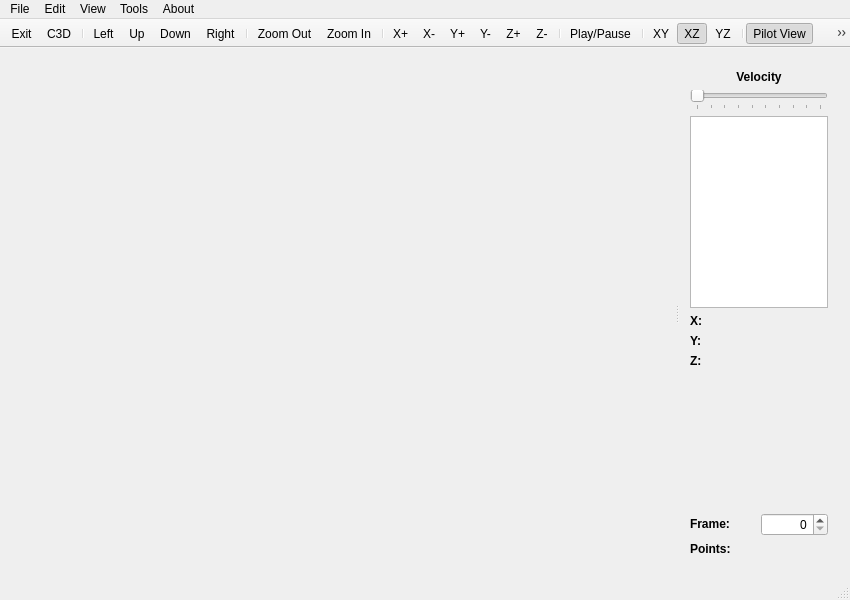
<?xml version="1.0" encoding="UTF-8"?>
<ui version="4.0">
 <class>MainWindow</class>
 <widget class="QMainWindow" name="MainWindow">
  <property name="geometry">
   <rect>
    <x>0</x>
    <y>0</y>
    <width>850</width>
    <height>600</height>
   </rect>
  </property>
  <property name="minimumSize">
   <size>
    <width>850</width>
    <height>600</height>
   </size>
  </property>
  <property name="windowTitle">
   <string>Crabs3D v1.22</string>
  </property>
  <property name="windowIcon">
   <iconset resource="resource.qrc">
    <normaloff>:/res/resource/Crabs3D/logo/crabs_3d.png</normaloff>:/res/resource/Crabs3D/logo/crabs_3d.png</iconset>
  </property>
  <widget class="QWidget" name="centralWidget">
   <layout class="QHBoxLayout" name="horizontalLayout_2">
    <item>
     <widget class="QLabel" name="spaceLabel">
      <property name="text">
       <string/>
      </property>
     </widget>
    </item>
    <item>
     <widget class="QLabel" name="clockLabel">
      <property name="font">
       <font>
        <family>Z003</family>
        <pointsize>10</pointsize>
        <weight>75</weight>
        <italic>true</italic>
        <bold>true</bold>
       </font>
      </property>
      <property name="text">
       <string/>
      </property>
     </widget>
    </item>
    <item>
     <widget class="QSplitter" name="splitter">
      <property name="orientation">
       <enum>Qt::Horizontal</enum>
      </property>
      <widget class="GLWidget" name="GraphicWidget" native="true">
       <property name="minimumSize">
        <size>
         <width>640</width>
         <height>0</height>
        </size>
       </property>
       <property name="cursor">
        <cursorShape>CrossCursor</cursorShape>
       </property>
       <property name="mouseTracking">
        <bool>true</bool>
       </property>
       <property name="tabletTracking">
        <bool>false</bool>
       </property>
       <property name="focusPolicy">
        <enum>Qt::ClickFocus</enum>
       </property>
       <property name="contextMenuPolicy">
        <enum>Qt::DefaultContextMenu</enum>
       </property>
      </widget>
      <widget class="QWidget" name="ToolWidget" native="true">
       <property name="maximumSize">
        <size>
         <width>300</width>
         <height>16777215</height>
        </size>
       </property>
       <layout class="QVBoxLayout" name="verticalLayout">
        <item>
         <layout class="QVBoxLayout" name="verticalLayout_2">
          <item>
           <widget class="QLabel" name="VelovityLabel">
            <property name="text">
             <string>&lt;b&gt;Velocity&lt;b&gt;</string>
            </property>
            <property name="alignment">
             <set>Qt::AlignCenter</set>
            </property>
           </widget>
          </item>
          <item>
           <widget class="QSlider" name="Velocity">
            <property name="minimum">
             <number>1</number>
            </property>
            <property name="maximum">
             <number>10</number>
            </property>
            <property name="orientation">
             <enum>Qt::Horizontal</enum>
            </property>
            <property name="tickPosition">
             <enum>QSlider::TicksBelow</enum>
            </property>
            <property name="tickInterval">
             <number>1</number>
            </property>
           </widget>
          </item>
         </layout>
        </item>
        <item>
         <widget class="QListWidget" name="clusterList">
          <property name="sortingEnabled">
           <bool>false</bool>
          </property>
         </widget>
        </item>
        <item>
         <layout class="QHBoxLayout" name="horizontalLayout_4">
          <item>
           <widget class="QLabel" name="X_label">
            <property name="text">
             <string>&lt;b&gt;X:&lt;/b&gt;</string>
            </property>
           </widget>
          </item>
          <item>
           <widget class="QLabel" name="X_coord">
            <property name="text">
             <string/>
            </property>
           </widget>
          </item>
         </layout>
        </item>
        <item>
         <layout class="QHBoxLayout" name="horizontalLayout_5">
          <item>
           <widget class="QLabel" name="Y_label">
            <property name="text">
             <string>&lt;b&gt;Y:&lt;/b&gt;</string>
            </property>
           </widget>
          </item>
          <item>
           <widget class="QLabel" name="Y_coord">
            <property name="text">
             <string/>
            </property>
           </widget>
          </item>
         </layout>
        </item>
        <item>
         <layout class="QHBoxLayout" name="horizontalLayout_6">
          <item>
           <widget class="QLabel" name="Z_label">
            <property name="text">
             <string>&lt;b&gt;Z:&lt;/b&gt;</string>
            </property>
           </widget>
          </item>
          <item>
           <widget class="QLabel" name="Z_coord">
            <property name="text">
             <string/>
            </property>
           </widget>
          </item>
         </layout>
        </item>
        <item>
         <spacer name="verticalSpacer">
          <property name="orientation">
           <enum>Qt::Vertical</enum>
          </property>
          <property name="sizeHint" stdset="0">
           <size>
            <width>20</width>
            <height>40</height>
           </size>
          </property>
         </spacer>
        </item>
        <item>
         <layout class="QHBoxLayout" name="horizontalLayout_3">
          <item>
           <widget class="QLabel" name="frameLabel">
            <property name="text">
             <string>&lt;html&gt;&lt;head/&gt;&lt;body&gt;&lt;p&gt;&lt;span style=&quot; font-weight:600;&quot;&gt;Frame:&lt;/span&gt;&lt;/p&gt;&lt;/body&gt;&lt;/html&gt;</string>
            </property>
           </widget>
          </item>
          <item>
           <widget class="QSpinBox" name="currentFrame">
            <property name="alignment">
             <set>Qt::AlignRight|Qt::AlignTrailing|Qt::AlignVCenter</set>
            </property>
            <property name="maximum">
             <number>1000000</number>
            </property>
           </widget>
          </item>
         </layout>
        </item>
        <item>
         <layout class="QHBoxLayout" name="horizontalLayout">
          <item>
           <widget class="QLabel" name="pointsNumLbel">
            <property name="text">
             <string>&lt;html&gt;&lt;head/&gt;&lt;body&gt;&lt;p&gt;&lt;span style=&quot; font-weight:600;&quot;&gt;Points: &lt;/span&gt;&lt;/p&gt;&lt;/body&gt;&lt;/html&gt;</string>
            </property>
           </widget>
          </item>
          <item>
           <widget class="QLabel" name="numberOfPoints">
            <property name="layoutDirection">
             <enum>Qt::LeftToRight</enum>
            </property>
            <property name="frameShape">
             <enum>QFrame::NoFrame</enum>
            </property>
            <property name="frameShadow">
             <enum>QFrame::Plain</enum>
            </property>
            <property name="text">
             <string/>
            </property>
            <property name="alignment">
             <set>Qt::AlignCenter</set>
            </property>
           </widget>
          </item>
         </layout>
        </item>
       </layout>
      </widget>
     </widget>
    </item>
   </layout>
  </widget>
  <widget class="QMenuBar" name="menuBar">
   <property name="geometry">
    <rect>
     <x>0</x>
     <y>0</y>
     <width>850</width>
     <height>19</height>
    </rect>
   </property>
   <widget class="QMenu" name="menuFile">
    <property name="title">
     <string>File</string>
    </property>
    <widget class="QMenu" name="menuImport">
     <property name="title">
      <string>Import</string>
     </property>
     <addaction name="actionC3D"/>
    </widget>
    <widget class="QMenu" name="menuExport">
     <property name="title">
      <string>Export</string>
     </property>
     <widget class="QMenu" name="menuC3D">
      <property name="title">
       <string>C3D</string>
      </property>
      <widget class="QMenu" name="menuData">
       <property name="title">
        <string>Data</string>
       </property>
       <addaction name="actionPoint_csv"/>
       <addaction name="actionAnalog_csv"/>
      </widget>
      <addaction name="actionHeader"/>
      <addaction name="actionParameter"/>
      <addaction name="menuData"/>
     </widget>
     <widget class="QMenu" name="menuCloud">
      <property name="title">
       <string>Cloud</string>
      </property>
      <addaction name="actionCloudSet_Parameters"/>
      <addaction name="actionCloudCSV"/>
      <addaction name="actionPrintClusters"/>
     </widget>
     <addaction name="menuC3D"/>
     <addaction name="menuCloud"/>
    </widget>
    <addaction name="menuImport"/>
    <addaction name="menuExport"/>
    <addaction name="separator"/>
    <addaction name="actionExit"/>
   </widget>
   <widget class="QMenu" name="menuEdit">
    <property name="title">
     <string>Edit</string>
    </property>
    <addaction name="actionUnits"/>
    <addaction name="actionClusters"/>
    <addaction name="actionPoint_List"/>
   </widget>
   <widget class="QMenu" name="menuView">
    <property name="title">
     <string>View</string>
    </property>
    <widget class="QMenu" name="menuMove">
     <property name="title">
      <string>Move</string>
     </property>
     <addaction name="actionUp"/>
     <addaction name="actionDown"/>
     <addaction name="actionLeft"/>
     <addaction name="actionRight"/>
     <addaction name="actionFront"/>
     <addaction name="actionBack"/>
    </widget>
    <widget class="QMenu" name="menuRotate">
     <property name="title">
      <string>Rotate Scene</string>
     </property>
     <addaction name="actionXp"/>
     <addaction name="actionXm"/>
     <addaction name="actionYp"/>
     <addaction name="actionYm"/>
     <addaction name="actionZp"/>
     <addaction name="actionZm"/>
    </widget>
    <widget class="QMenu" name="menuZoom">
     <property name="title">
      <string>Zoom</string>
     </property>
     <addaction name="actionZoom_In"/>
     <addaction name="actionZoom_Out"/>
    </widget>
    <widget class="QMenu" name="menuGrid">
     <property name="title">
      <string>Grid</string>
     </property>
     <addaction name="actionXY"/>
     <addaction name="actionXZ"/>
     <addaction name="actionYZ"/>
    </widget>
    <widget class="QMenu" name="menuSet_View">
     <property name="title">
      <string>Set View</string>
     </property>
     <addaction name="actionPilot_View"/>
     <addaction name="actionPolar_View"/>
    </widget>
    <addaction name="menuMove"/>
    <addaction name="menuRotate"/>
    <addaction name="menuZoom"/>
    <addaction name="menuSet_View"/>
    <addaction name="actionResetView"/>
    <addaction name="separator"/>
    <addaction name="actionPlay_Pause"/>
    <addaction name="separator"/>
    <addaction name="menuGrid"/>
   </widget>
   <widget class="QMenu" name="menuTools">
    <property name="title">
     <string>Tools</string>
    </property>
    <widget class="QMenu" name="menuError_Remover">
     <property name="title">
      <string>Noise Remover</string>
     </property>
     <addaction name="actionAccumulated_Error_Remover"/>
     <addaction name="actionMin_Nearest_Neighbour_Remover"/>
     <addaction name="separator"/>
     <addaction name="actionResetPointCloud"/>
     <addaction name="separator"/>
     <addaction name="actionFix_Cloud_Irreversible"/>
     <addaction name="actionFix_Cloud_Weighted_Linear_Irreversible"/>
    </widget>
    <widget class="QMenu" name="menuClassification">
     <property name="title">
      <string>Classification</string>
     </property>
     <widget class="QMenu" name="menuK_Means">
      <property name="title">
       <string>K_Means</string>
      </property>
      <addaction name="actionKMeansSet_Parameters"/>
      <addaction name="actionKMeansRun"/>
     </widget>
     <addaction name="menuK_Means"/>
    </widget>
    <addaction name="menuError_Remover"/>
    <addaction name="menuClassification"/>
    <addaction name="separator"/>
    <addaction name="actionCrabs_Editor"/>
   </widget>
   <widget class="QMenu" name="menuAbout">
    <property name="title">
     <string>About</string>
    </property>
    <addaction name="actionAbout_Crabs3D"/>
   </widget>
   <addaction name="menuFile"/>
   <addaction name="menuEdit"/>
   <addaction name="menuView"/>
   <addaction name="menuTools"/>
   <addaction name="menuAbout"/>
  </widget>
  <widget class="QToolBar" name="mainToolBar">
   <property name="windowTitle">
    <string>Command Toolbar</string>
   </property>
   <property name="toolTip">
    <string/>
   </property>
   <property name="movable">
    <bool>false</bool>
   </property>
   <attribute name="toolBarArea">
    <enum>TopToolBarArea</enum>
   </attribute>
   <attribute name="toolBarBreak">
    <bool>false</bool>
   </attribute>
   <addaction name="actionExit"/>
   <addaction name="actionC3D"/>
   <addaction name="separator"/>
   <addaction name="actionLeft"/>
   <addaction name="actionUp"/>
   <addaction name="actionDown"/>
   <addaction name="actionRight"/>
   <addaction name="separator"/>
   <addaction name="actionZoom_Out"/>
   <addaction name="actionZoom_In"/>
   <addaction name="separator"/>
   <addaction name="actionXp"/>
   <addaction name="actionXm"/>
   <addaction name="actionYp"/>
   <addaction name="actionYm"/>
   <addaction name="actionZp"/>
   <addaction name="actionZm"/>
   <addaction name="separator"/>
   <addaction name="actionPlay_Pause"/>
   <addaction name="separator"/>
   <addaction name="actionXY"/>
   <addaction name="actionXZ"/>
   <addaction name="actionYZ"/>
   <addaction name="separator"/>
   <addaction name="actionPilot_View"/>
   <addaction name="actionPolar_View"/>
  </widget>
  <widget class="QStatusBar" name="statusBar"/>
  <action name="actionExit">
   <property name="icon">
    <iconset resource="resource.qrc">
     <normaloff>:/res/resource/Crabs3D/toolbar/exit.jpg</normaloff>:/res/resource/Crabs3D/toolbar/exit.jpg</iconset>
   </property>
   <property name="text">
    <string>Exit</string>
   </property>
   <property name="shortcut">
    <string>Ctrl+E</string>
   </property>
  </action>
  <action name="actionUnits">
   <property name="text">
    <string>Units</string>
   </property>
  </action>
  <action name="actionClusters">
   <property name="text">
    <string>Clusters</string>
   </property>
  </action>
  <action name="actionUp">
   <property name="icon">
    <iconset resource="resource.qrc">
     <normaloff>:/res/resource/Crabs3D/view/up.png</normaloff>:/res/resource/Crabs3D/view/up.png</iconset>
   </property>
   <property name="text">
    <string>Up</string>
   </property>
   <property name="shortcut">
    <string>Ctrl+Up</string>
   </property>
  </action>
  <action name="actionDown">
   <property name="icon">
    <iconset resource="resource.qrc">
     <normaloff>:/res/resource/Crabs3D/view/down.png</normaloff>:/res/resource/Crabs3D/view/down.png</iconset>
   </property>
   <property name="text">
    <string>Down</string>
   </property>
   <property name="shortcut">
    <string>Ctrl+Down</string>
   </property>
  </action>
  <action name="actionLeft">
   <property name="icon">
    <iconset resource="resource.qrc">
     <normaloff>:/res/resource/Crabs3D/view/left.png</normaloff>:/res/resource/Crabs3D/view/left.png</iconset>
   </property>
   <property name="text">
    <string>Left</string>
   </property>
   <property name="shortcut">
    <string>Left</string>
   </property>
  </action>
  <action name="actionRight">
   <property name="icon">
    <iconset resource="resource.qrc">
     <normaloff>:/res/resource/Crabs3D/view/right.png</normaloff>:/res/resource/Crabs3D/view/right.png</iconset>
   </property>
   <property name="text">
    <string>Right</string>
   </property>
   <property name="shortcut">
    <string>Right</string>
   </property>
  </action>
  <action name="actionFront">
   <property name="text">
    <string>Front</string>
   </property>
   <property name="shortcut">
    <string>Up</string>
   </property>
  </action>
  <action name="actionBack">
   <property name="text">
    <string>Back</string>
   </property>
   <property name="shortcut">
    <string>Down</string>
   </property>
  </action>
  <action name="actionXp">
   <property name="icon">
    <iconset resource="resource.qrc">
     <normaloff>:/res/resource/Crabs3D/view/rotXp.png</normaloff>:/res/resource/Crabs3D/view/rotXp.png</iconset>
   </property>
   <property name="text">
    <string>X+</string>
   </property>
   <property name="shortcut">
    <string>Ctrl+2</string>
   </property>
  </action>
  <action name="actionXm">
   <property name="icon">
    <iconset resource="resource.qrc">
     <normaloff>:/res/resource/Crabs3D/view/rotXm.png</normaloff>:/res/resource/Crabs3D/view/rotXm.png</iconset>
   </property>
   <property name="text">
    <string>X-</string>
   </property>
   <property name="shortcut">
    <string>Ctrl+8</string>
   </property>
  </action>
  <action name="actionYp">
   <property name="icon">
    <iconset resource="resource.qrc">
     <normaloff>:/res/resource/Crabs3D/view/rotYp.png</normaloff>:/res/resource/Crabs3D/view/rotYp.png</iconset>
   </property>
   <property name="text">
    <string>Y+</string>
   </property>
   <property name="shortcut">
    <string>Ctrl+4</string>
   </property>
  </action>
  <action name="actionYm">
   <property name="icon">
    <iconset resource="resource.qrc">
     <normaloff>:/res/resource/Crabs3D/view/rotYm.png</normaloff>:/res/resource/Crabs3D/view/rotYm.png</iconset>
   </property>
   <property name="text">
    <string>Y-</string>
   </property>
   <property name="shortcut">
    <string>Ctrl+6</string>
   </property>
  </action>
  <action name="actionZp">
   <property name="icon">
    <iconset resource="resource.qrc">
     <normaloff>:/res/resource/Crabs3D/view/rotZp.png</normaloff>:/res/resource/Crabs3D/view/rotZp.png</iconset>
   </property>
   <property name="text">
    <string>Z+</string>
   </property>
   <property name="shortcut">
    <string>Ctrl+9</string>
   </property>
  </action>
  <action name="actionZm">
   <property name="icon">
    <iconset resource="resource.qrc">
     <normaloff>:/res/resource/Crabs3D/view/rotZm.png</normaloff>:/res/resource/Crabs3D/view/rotZm.png</iconset>
   </property>
   <property name="text">
    <string>Z-</string>
   </property>
   <property name="shortcut">
    <string>Ctrl+1</string>
   </property>
  </action>
  <action name="actionZoom_In">
   <property name="icon">
    <iconset resource="resource.qrc">
     <normaloff>:/res/resource/Crabs3D/view/zoom_in.png</normaloff>:/res/resource/Crabs3D/view/zoom_in.png</iconset>
   </property>
   <property name="text">
    <string>Zoom In</string>
   </property>
  </action>
  <action name="actionZoom_Out">
   <property name="icon">
    <iconset resource="resource.qrc">
     <normaloff>:/res/resource/Crabs3D/view/zoom_out.png</normaloff>:/res/resource/Crabs3D/view/zoom_out.png</iconset>
   </property>
   <property name="text">
    <string>Zoom Out</string>
   </property>
  </action>
  <action name="actionAbout_Crabs3D">
   <property name="icon">
    <iconset resource="resource.qrc">
     <normaloff>:/res/resource/Crabs3D/logo/crabs_3d.png</normaloff>:/res/resource/Crabs3D/logo/crabs_3d.png</iconset>
   </property>
   <property name="text">
    <string>About Crabs3D</string>
   </property>
  </action>
  <action name="actionPlay_Pause">
   <property name="icon">
    <iconset resource="resource.qrc">
     <normaloff>:/res/resource/Crabs3D/view/play_pause.png</normaloff>:/res/resource/Crabs3D/view/play_pause.png</iconset>
   </property>
   <property name="text">
    <string>Play/Pause</string>
   </property>
   <property name="shortcut">
    <string>F1</string>
   </property>
  </action>
  <action name="actionXY">
   <property name="checkable">
    <bool>true</bool>
   </property>
   <property name="enabled">
    <bool>true</bool>
   </property>
   <property name="icon">
    <iconset resource="resource.qrc">
     <normaloff>:/res/resource/Crabs3D/view/grid_yellow.png</normaloff>:/res/resource/Crabs3D/view/grid_yellow.png</iconset>
   </property>
   <property name="text">
    <string>XY</string>
   </property>
   <property name="shortcut">
    <string>F2</string>
   </property>
  </action>
  <action name="actionXZ">
   <property name="checkable">
    <bool>true</bool>
   </property>
   <property name="checked">
    <bool>true</bool>
   </property>
   <property name="icon">
    <iconset resource="resource.qrc">
     <normaloff>:/res/resource/Crabs3D/view/grid_mageda.png</normaloff>:/res/resource/Crabs3D/view/grid_mageda.png</iconset>
   </property>
   <property name="text">
    <string>XZ</string>
   </property>
   <property name="shortcut">
    <string>F3</string>
   </property>
  </action>
  <action name="actionYZ">
   <property name="checkable">
    <bool>true</bool>
   </property>
   <property name="checked">
    <bool>false</bool>
   </property>
   <property name="icon">
    <iconset resource="resource.qrc">
     <normaloff>:/res/resource/Crabs3D/view/grid_cyan.png</normaloff>:/res/resource/Crabs3D/view/grid_cyan.png</iconset>
   </property>
   <property name="text">
    <string>YZ</string>
   </property>
   <property name="shortcut">
    <string>F4</string>
   </property>
  </action>
  <action name="actionResetView">
   <property name="text">
    <string>Reset View</string>
   </property>
   <property name="shortcut">
    <string>F12</string>
   </property>
  </action>
  <action name="actionPilot_View">
   <property name="checkable">
    <bool>true</bool>
   </property>
   <property name="checked">
    <bool>true</bool>
   </property>
   <property name="icon">
    <iconset resource="resource.qrc">
     <normaloff>:/res/resource/Crabs3D/view/autopilot.png</normaloff>:/res/resource/Crabs3D/view/autopilot.png</iconset>
   </property>
   <property name="text">
    <string>Pilot View</string>
   </property>
   <property name="shortcut">
    <string>F10</string>
   </property>
  </action>
  <action name="actionPolar_View">
   <property name="checkable">
    <bool>true</bool>
   </property>
   <property name="icon">
    <iconset resource="resource.qrc">
     <normaloff>:/res/resource/Crabs3D/view/polarview.png</normaloff>:/res/resource/Crabs3D/view/polarview.png</iconset>
   </property>
   <property name="text">
    <string>Polar View</string>
   </property>
   <property name="shortcut">
    <string>F11</string>
   </property>
  </action>
  <action name="actionC3D">
   <property name="icon">
    <iconset resource="resource.qrc">
     <normaloff>:/res/resource/Crabs3D/format/c3d_format.png</normaloff>:/res/resource/Crabs3D/format/c3d_format.png</iconset>
   </property>
   <property name="text">
    <string>C3D</string>
   </property>
  </action>
  <action name="actionHeader">
   <property name="text">
    <string>Header</string>
   </property>
  </action>
  <action name="actionParameter">
   <property name="text">
    <string>Parameter</string>
   </property>
  </action>
  <action name="actionPoint_csv">
   <property name="text">
    <string>Point (csv)</string>
   </property>
  </action>
  <action name="actionAnalog_csv">
   <property name="text">
    <string>Analog (csv)</string>
   </property>
  </action>
  <action name="actionAccumulated_Error_Remover">
   <property name="text">
    <string>Accumulated Noise Remover</string>
   </property>
  </action>
  <action name="actionMin_Nearest_Neighbour_Remover">
   <property name="text">
    <string>Nearest Neighbor Remover</string>
   </property>
  </action>
  <action name="actionResetPointCloud">
   <property name="text">
    <string>Reset Point Cloud</string>
   </property>
  </action>
  <action name="actionCloudCSV">
   <property name="enabled">
    <bool>true</bool>
   </property>
   <property name="text">
    <string>CSV</string>
   </property>
  </action>
  <action name="actionCloudSet_Parameters">
   <property name="text">
    <string>Set Parameters</string>
   </property>
  </action>
  <action name="actionFix_Cloud_Irreversible">
   <property name="text">
    <string>Fix Cloud - Linear (Irreversible)</string>
   </property>
  </action>
  <action name="actionKMeansSet_Parameters">
   <property name="text">
    <string>Set Parameters</string>
   </property>
  </action>
  <action name="actionKMeansRun">
   <property name="text">
    <string>Run</string>
   </property>
  </action>
  <action name="actionFix_Cloud_Weighted_Linear_Irreversible">
   <property name="text">
    <string>Fix Cloud - Weighted Linear (Irreversible)</string>
   </property>
  </action>
  <action name="actionCrabs_Editor">
   <property name="icon">
    <iconset resource="resource.qrc">
     <normaloff>:/res/resource/Crabs3D/logo/crabs_editor.png</normaloff>:/res/resource/Crabs3D/logo/crabs_editor.png</iconset>
   </property>
   <property name="text">
    <string>Crabs Editor</string>
   </property>
  </action>
  <action name="actionPrintClusters">
   <property name="text">
    <string>Clusters</string>
   </property>
  </action>
  <action name="actionPoint_List">
   <property name="text">
    <string>Point List</string>
   </property>
  </action>
 </widget>
 <layoutdefault spacing="6" margin="11"/>
 <customwidgets>
  <customwidget>
   <class>GLWidget</class>
   <extends>QWidget</extends>
   <header>glwidget.h</header>
   <container>1</container>
  </customwidget>
 </customwidgets>
 <tabstops>
  <tabstop>Velocity</tabstop>
 </tabstops>
 <resources>
  <include location="resource.qrc"/>
 </resources>
 <connections/>
</ui>
